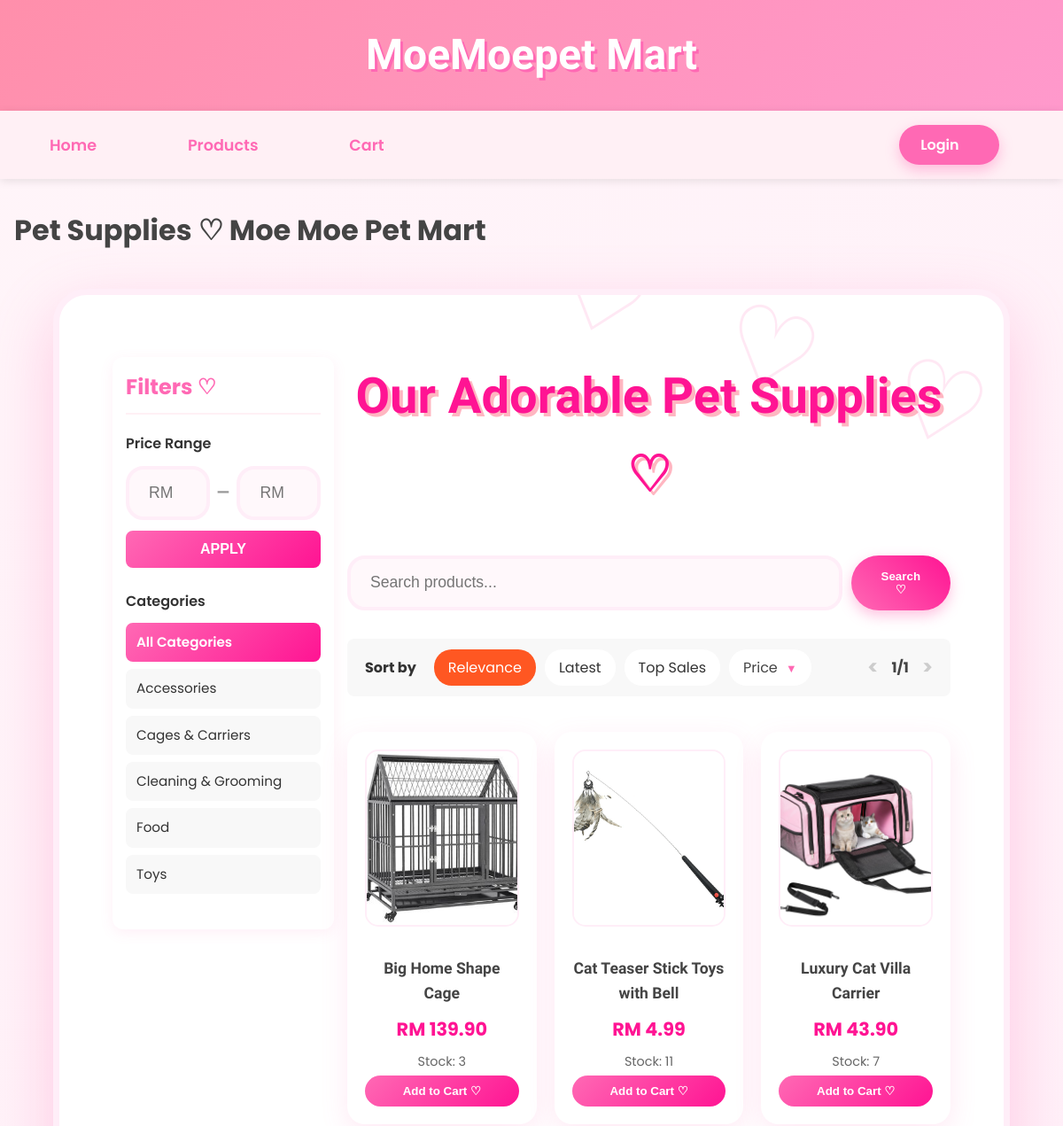
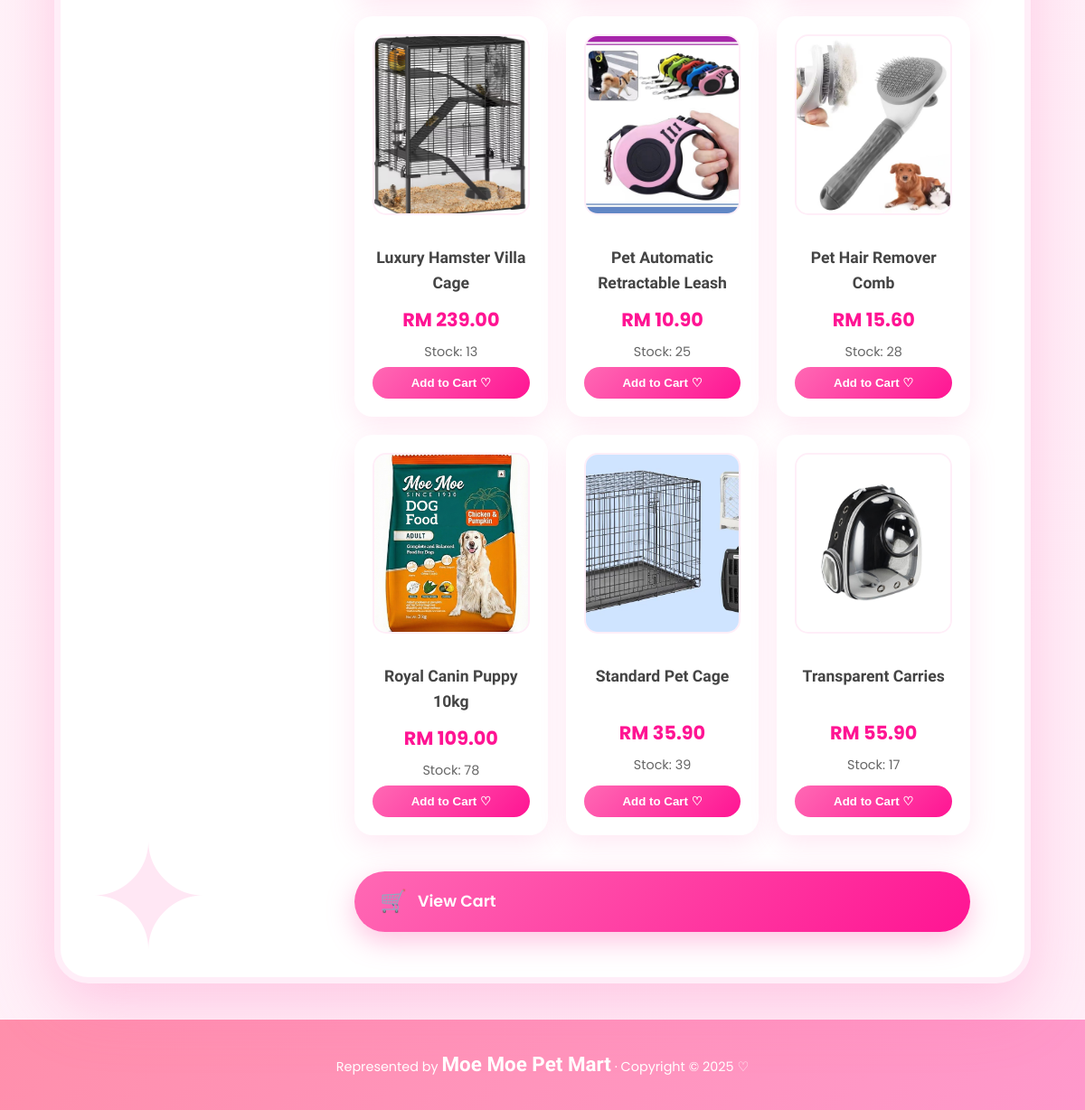
Page /member/products.php on the earlier database version (2 pictures, top to bottom).
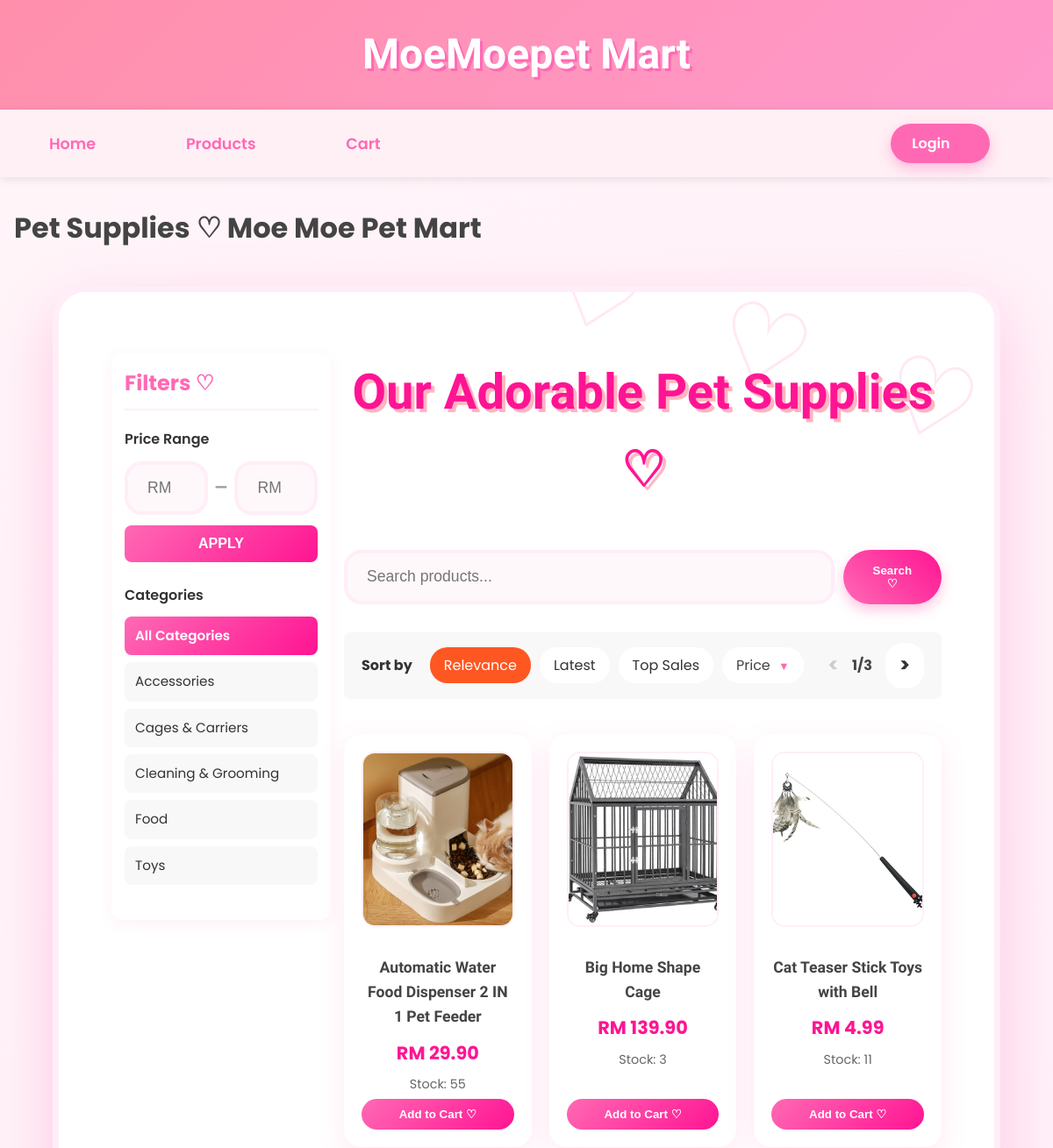
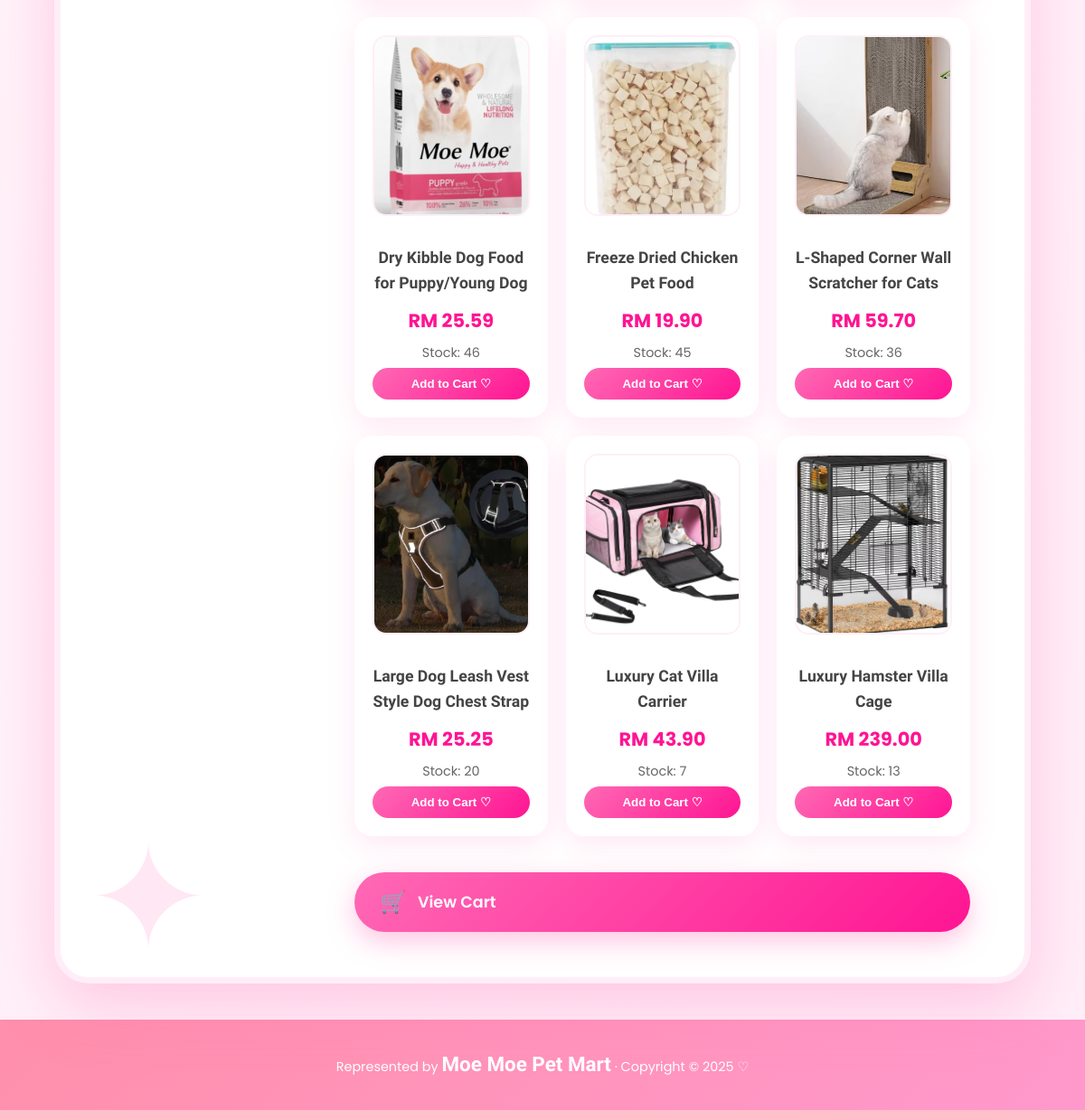
Same page on the later database version (2 pictures, top to bottom).
### tables this page shows
CREATE TABLE `category` (
  `category_id` int(11) NOT NULL,
  `category_code` varchar(10) NOT NULL,
  `category_name` varchar(100) NOT NULL,
  `description` text DEFAULT NULL,
  `created_at` datetime DEFAULT current_timestamp()
);

CREATE TABLE `product` (
  `product_id` int(11) NOT NULL,
  `product_code` varchar(20) NOT NULL,
  `product_name` varchar(200) NOT NULL,
  `description` text DEFAULT NULL,
  `price` decimal(10,2) NOT NULL,
  `stock_quantity` int(11) DEFAULT 0,
  `category_id` int(11) NOT NULL,
  `is_active` tinyint(1) DEFAULT 1,
  `created_at` datetime DEFAULT current_timestamp(),
  `updated_at` datetime DEFAULT current_timestamp() ON UPDATE current_timestamp(),
  `photo_name` varchar(255) NOT NULL
);

### _base.php (called while the page is built, shortened)
<?php
function get($key, $value = null) {
    $value = $_GET[$key] ?? $value;
    return is_array($value) ? array_map('trim', $value) : trim($value);
}
function temp($key, $value = null) {
    if ($value !== null) {
        $_SESSION["temp_$key"] = $value;
    }
    else {
        $value = $_SESSION["temp_$key"] ?? null;
        return $value;
    }
}
function is_login() {
    return isset($_SESSION['user']) && !empty($_SESSION['user']);
}
function encode($value) {
    return htmlentities($value);
}
?>

### member/products.php (the view, shortened to what this page needs)
<?php
require '../_base.php';
$_title = 'Pet Supplies ♡ Moe Moe Pet Mart';
$search = trim(get('search', ''));
$category = get('category', '');
$price_min = get('price_min', '');
$price_max = get('price_max', '');
$page = max(1, (int)get('page', 1));
$per_page = 9;
$offset = ($page - 1) * $per_page;
$sort = get('sort', 'relevance');
$order_by = 'p.product_name ASC';
$sales_join = '';
$where_conditions = ['p.is_active = 1'];
$where_clause = 'WHERE ' . implode(' AND ', $where_conditions);
$sql_count = "
    SELECT COUNT(*)
    FROM product p
    JOIN category c ON p.category_id = c.category_id
    $sales_join
    $where_clause
";
$stm_count = $_db->prepare($sql_count);
$stm_count->execute();
$total = $stm_count->fetchColumn();
$total_pages = max(1, ceil($total / $per_page));
$sql = "
    SELECT p.*, c.category_name
    FROM product p
    JOIN category c ON p.category_id = c.category_id
    $sales_join
    $where_clause
    ORDER BY $order_by
    LIMIT $offset, $per_page
";
$stm = $_db->prepare($sql);
$stm->execute();
$products = $stm->fetchAll();
$stm_cat = $_db->query("SELECT category_id, category_name FROM category ORDER BY category_name");
$categories = $stm_cat->fetchAll();
include '../_head.php';
?>
<div class="container">
    <div class="products-layout">
        <aside class="filter-sidebar">
            <h3>Filters ♡</h3>
            <div class="filter-section">
                <h4>Price Range</h4>
                <form method="get" class="price-filter-form">
                    <div class="price-inputs">
                        <input type="number"
                               name="price_min"
                               placeholder="RM MIN"
                               value="<?= encode($price_min) ?>"
                               min="0"
                               step="0.01"
                               class="price-input">
                        <span class="price-separator">—</span>
                        <input type="number"
                               name="price_max"
                               placeholder="RM MAX"
                               value="<?= encode($price_max) ?>"
                               min="0"
                               step="0.01"
                               class="price-input">
                    </div>
                    <button type="submit" class="btn-apply-price">APPLY</button>
                </form>
            </div>
            <div class="filter-section">
                <h4>Categories</h4>
                <div class="category-list">
                    <a href="?sort=<?= $sort ?>&page=1&search=<?= urlencode($search) ?>&price_min=<?= $price_min ?>&price_max=<?= $price_max ?>"
                       class="category-item <?= $category === '' ? 'active' : '' ?>">
                        All Categories
                    </a>
                    <?php foreach ($categories as $cat): ?>
                        <a href="?category=<?= $cat->category_id ?>&sort=<?= $sort ?>&page=1&search=<?= urlencode($search) ?>&price_min=<?= $price_min ?>&price_max=<?= $price_max ?>"
                           class="category-item <?= $category == $cat->category_id ? 'active' : '' ?>">
                            <?= encode($cat->category_name) ?>
                        </a>
                    <?php endforeach; ?>
                </div>
            </div>
        </aside>
        <div class="products-main">
            <h2>Our Adorable Pet Supplies ♡</h2>
            <form method="get" class="search-form">
                <input type="text" name="search" placeholder="Search products..." value="<?= encode($search) ?>">
                <button type="submit">Search ♡</button>
            </form>
    <div class="sort-bar">
        <span>Sort by</span>
        <a href="?category=<?= $category ?>&sort=relevance&page=1&search=<?= urlencode($search) ?>&price_min=<?= $price_min ?>&price_max=<?= $price_max ?>" class="<?= $sort === 'relevance' || $sort === '' ? 'active' : '' ?>">Relevance</a>
        <a href="?category=<?= $category ?>&sort=latest&page=1&search=<?= urlencode($search) ?>&price_min=<?= $price_min ?>&price_max=<?= $price_max ?>" class="<?= $sort === 'latest' ? 'active' : '' ?>">Latest</a>
        <a href="?category=<?= $category ?>&sort=top_sales&page=1&search=<?= urlencode($search) ?>&price_min=<?= $price_min ?>&price_max=<?= $price_max ?>" class="<?= $sort === 'top_sales' ? 'active' : '' ?>">Top Sales</a>
        <div class="price-sort <?= in_array($sort, ['price_low', 'price_high']) ? 'active' : '' ?>">
            <?php
            if ($sort === 'price_low') echo 'Price: Low to High';
            elseif ($sort === 'price_high') echo 'Price: High to Low';
            else echo 'Price';
            ?>
            <span class="dropdown-arrow">▼</span>
        </div>
        <div class="page-info">
            <?php if ($page > 1): ?>
                <a href="?page=<?= $page-1 ?>&category=<?= $category ?>&sort=<?= $sort ?>&search=<?= urlencode($search) ?>&price_min=<?= $price_min ?>&price_max=<?= $price_max ?>" class="page-arrow">&lt;</a>
            <?php else: ?>
                <span class="page-arrow disabled">&lt;</span>
            <?php endif; ?>
            <?= $page ?>/<?= $total_pages ?>
            <?php if ($page < $total_pages): ?>
                <a href="?page=<?= $page+1 ?>&category=<?= $category ?>&sort=<?= $sort ?>&search=<?= urlencode($search) ?>&price_min=<?= $price_min ?>&price_max=<?= $price_max ?>" class="page-arrow">&gt;</a>
            <?php else: ?>
                <span class="page-arrow disabled">&gt;</span>
            <?php endif; ?>
        </div>
    </div>
    <div class="product-grid">
        <?php if (empty($products)): ?>
            <p>No products found~ Try another search! ♡</p>
        <?php else: ?>
            <?php foreach ($products as $p): ?>
                <div class="product-card">
                    <?php if ($p->photo_name): ?>
                        <a href="product_detail.php?id=<?= $p->product_id ?>">
                            <img src="/admin/uploads/products/<?= encode($p->photo_name) ?>" alt="<?= encode($p->product_name) ?>">
                        </a>
                    <?php endif; ?>
                    <a href="product_detail.php?id=<?= $p->product_id ?>">
                        <h3><?= encode($p->product_name) ?></h3>
                        <p class="price">RM <?= number_format($p->price, 2) ?></p>
                        <p>Stock: <?= $p->stock_quantity ?></p>
                    </a>
                    <?php if ($p->stock_quantity > 0): ?>
                        <button class="add-to-cart" data-id="<?= $p->product_id ?>" data-name="<?= encode($p->product_name) ?>" data-price="<?= $p->price ?>">
                            Add to Cart ♡
                        </button>
                    <?php else: ?>
                        <p>Out of Stock~</p>
                    <?php endif; ?>
                </div>
            <?php endforeach; ?>
        <?php endif; ?>
    </div>
    <?php
    $cart_items = 0;
    $cart_text = $cart_items > 0 ? "View Cart ($cart_items items)" : "View Cart";
    ?>
    <div class="cart-floating-btn">
        <a href="cart.php" class="moe-cart-btn">
            <span class="cart-icon">🛒</span>
            <span class="cart-text"><?= $cart_text ?></span>
        </a>
    </div>
</div>
<?php include '../_foot.php'; ?>

### _head.php (shortened to what this page needs)
<?php
    require_once '_base.php';
?>
<!DOCTYPE html>
<html lang="en">
<head>
    <link rel="stylesheet" href="/css/app.css">
    <link rel="stylesheet" href="https://unpkg.com/dropzone@5/dist/min/dropzone.min.css">
</head>
<body data-flash="<?= encode(temp('info')) ?>">
    <header>
        <h1><a href="/">MoeMoepet Mart</a></h1>
    </header>
    <nav>
    <div class="nav-left">
    <a href="/">Home</a>
    <a href="/member/products.php">Products</a>
    <a href="/member/cart.php" class="cart-link">
        Cart
    </a>
    </div>
    <div class="nav-right">
        <?php if (is_login()):
            $user = current_user();
            $displayName = encode(username());
            $roleText    = user_role() === 'admin' ? 'Admin ♛' : 'Member ♡';
            $avatar = !empty($user->profile_pic) ? '/' . $user->profile_pic : '/images/default-avatar.png';
        ?>
            <div class="user-menu">
                <div class="user-info" tabindex="0">
                    <img src="<?= $avatar ?>" alt="<?= $displayName ?>" class="user-avatar">
                    <div class="user-details">
                        <div class="user-name"><?= $displayName ?></div>
                        <div class="user-role"><?= $roleText ?></div>
                    </div>
                    <span class="dropdown-arrow">▼</span>
                </div>
                <div class="user-dropdown">
                    <?php if (user_role() === 'member'): ?>
                        <a href="/profile.php">Profile</a>
                        <a href="/member/my_purchase.php">My Purchases</a>
                        <a href="/member/favorites.php">My Favorites ♡</a>
                    <?php elseif (user_role() === 'admin'): ?>
                        <a href="/admin.php">Admin Dashboard</a>
                    <?php endif; ?>
                    <hr>
                    <a href="/logout.php" class="logout-link">Logout</a>
                </div>
            </div>
        <?php else: ?>
            <a href="/login.php" class="btn-login">Login</a>
        <?php endif; ?>
    </div>
</nav>
    <main>
        <h1><?= $_title ?? 'Untitled' ?></h1>

### _foot.php
    </main>
    <footer>
        Represented by <b>Moe Moe Pet Mart</b> &middot;
        Copyright &copy; <?= date('Y') ?> ♡
    </footer>
</body>
</html>

### member/products.php (style rules this page uses)
.products-layout { display: flex; gap: 15px; margin-top: 20px; }
.filter-sidebar { width: 250px; background: white; padding: 15px; border-radius: 12px; box-shadow: 0 4px 15px rgba(255,105,180,0.1); height: fit-content; position: sticky; top: 20px; }
.filter-sidebar h3 { color: #ff69b4; font-size: 1.5rem; margin-bottom: 20px; padding-bottom: 10px; border-bottom: 2px solid #fff0f5; }
.filter-section { margin-bottom: 25px; }
.filter-section h4 { color: #333; font-size: 1rem; margin-bottom: 12px; font-weight: 600; }
.price-filter-form { display: flex; flex-direction: column; gap: 12px; }
.price-inputs { display: flex; align-items: center; gap: 8px; }
.price-input { flex: 1; padding: 10px; border: 2px solid #e0e0e0; border-radius: 8px; font-size: 0.9rem; transition: all 0.3s; }
.price-separator { color: #999; font-weight: bold; }
.btn-apply-price { background: linear-gradient(135deg, #ff69b4, #ff1493); color: white; border: none; padding: 12px; border-radius: 8px; font-weight: bold; cursor: pointer; transition: all 0.3s; font-size: 1rem; }
.category-list { display: flex; flex-direction: column; gap: 8px; }
.category-item { padding: 10px 12px; background: #f8f8f8; border-radius: 8px; text-decoration: none; color: #333; transition: all 0.3s; font-size: 0.95rem; }
.category-item.active { background: linear-gradient(135deg, #ff69b4, #ff1493); color: white; font-weight: 600; }
.products-main { flex: 1; }
.sort-bar { background: #f8f8f8; padding: 12px 20px; margin: 20px 0; border-radius: 8px; display: flex; align-items: center; flex-wrap: wrap; gap: 10px; font-size: 1rem; }
.sort-bar > span { font-weight: bold; margin-right: 10px; color: #333; }
.sort-bar a { padding: 8px 16px; border-radius: 20px; text-decoration: none; color: #333; background: white; transition: all 0.3s; }
.sort-bar a.active { background: #ff5722; color: white; }
.category-filter, .price-sort { position: relative; padding: 8px 16px; border-radius: 20px; background: white; cursor: pointer; user-select: none; }
.dropdown-arrow { font-size: 0.8em; margin-left: 5px; }
.page-info { margin-left: auto; display: flex; align-items: center; gap: 15px; font-weight: bold; }
.page-arrow { font-size: 1.4rem; color: #ff5722; text-decoration: none; }
.page-arrow.disabled { color: #ccc; pointer-events: none; }

Differences in the rows shown:
no longer on this page (row unchanged): product: photo_name (picture), product_name "Pet Automatic Retractable Leash", price "10.90", stock_quantity "25"
no longer on this page (row unchanged): product: photo_name (picture), product_name "Pet Hair Remover Comb", price "15.60", stock_quantity "28"
no longer on this page (row unchanged): product: photo_name (picture), product_name "Royal Canin Puppy 10kg", price "109.00", stock_quantity "78"
no longer on this page (row unchanged): product: photo_name (picture), product_name "Standard Pet Cage", price "35.90", stock_quantity "39"
no longer on this page (row unchanged): product: photo_name (picture), product_name "Transparent Carries", price "55.90", stock_quantity "17"
added product: photo_name (picture), product_name "Automatic Water Food Dispenser 2 IN 1 Pet Feeder", price "29.90", stock_quantity "55"
added product: photo_name (picture), product_name "Dry Kibble Dog Food for Puppy/Young Dog", price "25.59", stock_quantity "46"
added product: photo_name (picture), product_name "Freeze Dried Chicken Pet Food", price "19.90", stock_quantity "45"
added product: photo_name (picture), product_name "L-Shaped Corner Wall Scratcher for Cats", price "59.70", stock_quantity "36"
added product: photo_name (picture), product_name "Large Dog Leash Vest Style Dog Chest Strap", price "25.25", stock_quantity "20"
Other differences:
$total_pages: "1" → "3"
